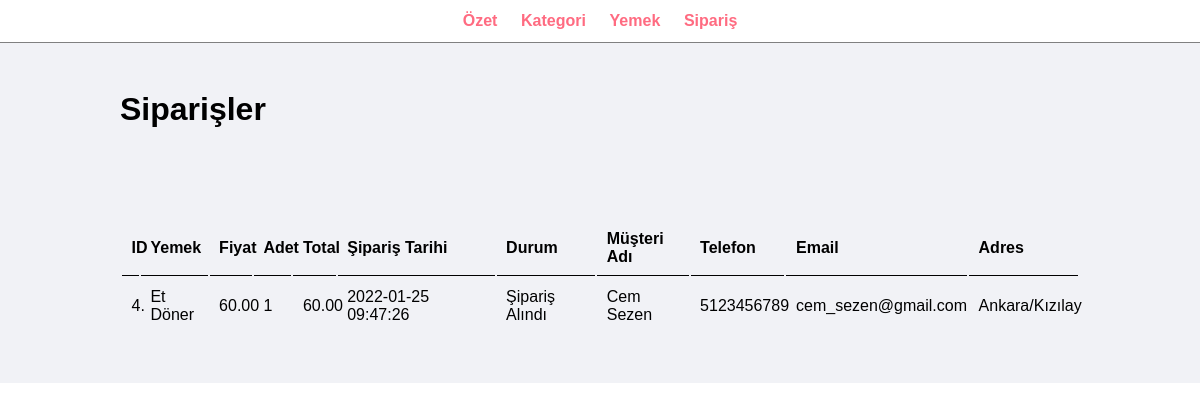
Screenshot of /yemek_siparis/admin/manage-order.php (signed in) with the database file from the repository.
### tables this page shows
CREATE TABLE `tbl_order` (
  `id` int(10) UNSIGNED NOT NULL,
  `food` varchar(150) NOT NULL,
  `price` decimal(10,2) NOT NULL,
  `qty` int(11) NOT NULL,
  `total` decimal(10,2) NOT NULL,
  `order_date` datetime NOT NULL,
  `status` varchar(50) NOT NULL,
  `customer_name` varchar(150) NOT NULL,
  `customer_contact` varchar(20) NOT NULL,
  `customer_email` varchar(150) NOT NULL,
  `customer_address` varchar(255) NOT NULL
);

### yemek_siparis/admin/manage-order.php (the view, shortened to what this page needs)
<?php include('menu.php'); ?>
<div class="main-content">
    <div class="wrapper">
        <h1>Siparişler</h1>
                <br /><br /><br />
                <br><br>
                <table class="tbl-full">
                    <tr>
                        <th>ID</th>
                        <th>Yemek</th>
                        <th>Fiyat</th>
                        <th>Adet</th>
                        <th>Total</th>
                        <th>Şipariş Tarihi</th>
                        <th>Durum</th>
                        <th>Müşteri Adı</th>
                        <th>Telefon</th>
                        <th>Email</th>
                        <th>Adres</th>
                    </tr>
                    <?php
                        $sql = "SELECT * FROM tbl_order ORDER BY id DESC";
                        $query = mysqli_query($conn, $sql);
                        $count = mysqli_num_rows($query);
                        if($count>0)
                        {
                            while($row=mysqli_fetch_assoc($query))
                            {
                                $id = $row['id'];
                                $food = $row['food'];
                                $price = $row['price'];
                                $qty = $row['qty'];
                                $total = $row['total'];
                                $order_date = $row['order_date'];
                                $status = $row['status'];
                                $customer_name = $row['customer_name'];
                                $customer_contact = $row['customer_contact'];
                                $customer_email = $row['customer_email'];
                                $customer_address = $row['customer_address'];
                                ?>
                                    <tr>
                                        <td><?php echo $id; ?>. </td>
                                        <td><?php echo $food; ?></td>
                                        <td><?php echo $price; ?></td>
                                        <td><?php echo $qty; ?></td>
                                        <td><?php echo $total; ?></td>
                                        <td><?php echo $order_date; ?></td>
                                        <td>
                                            <?php
                                                if($status=="Ordered")
                                                {
                                                    echo "<label>Şipariş Alındı</label>";
                                                }
                                                elseif($status=="On Delivery")
                                                {
                                                    echo "<label style='color: orange;'>Teslim ediliyor</label>";
                                                }
                                                elseif($status=="Delivered")
                                                {
                                                    echo "<label style='color: green;'>Teslim edildi</label>";
                                                }
                                                elseif($status=="Cancelled")
                                                {
                                                    echo "<label style='color: red;'>İptal Edildi</label>";
                                                }
                                            ?>
                                        </td>
                                        <td><?php echo $customer_name; ?></td>
                                        <td><?php echo $customer_contact; ?></td>
                                        <td><?php echo $customer_email; ?></td>
                                        <td><?php echo $customer_address; ?></td>
                                    </tr>
                                <?php
                            }
                        }
                        else
                        {
                            echo "<tr><td colspan='12' class='error'>Hiç sipariş bulumadı</td></tr>";
                        }
                    ?>
                </table>
    </div>
</div>

### yemek_siparis/css/admin2.css (style rules this page uses)
* { margin: 0; padding: 0; font-family: Arial, Helvetica, sans-serif; }
.wrapper { padding: 1%; width: 80%; margin: 0 auto; }
.tbl-full { width: 100%; }
table tr th { border-bottom: 1px solid black; padding: 1%; text-align: left; }
table tr td { padding: 1%; }
.main-content { background-color: #f1f2f6; padding: 3% 0; }

### rows the page displays
tbl_order: id "4", food "Et Döner", price "60.00", qty "1", total "60.00", order_date "2022-01-25 09:47:26", status "Şipariş Alındı", customer_name "Cem Sezen", customer_contact "5123456789", customer_email "cem_sezen@gmail.com", customer_address "Ankara/Kızılay"
